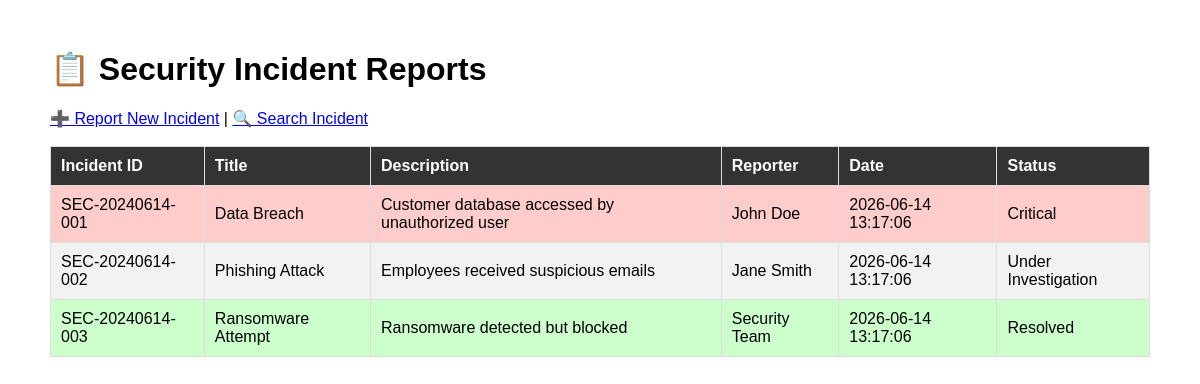
/display.php, run on an earlier commit of the app's database.
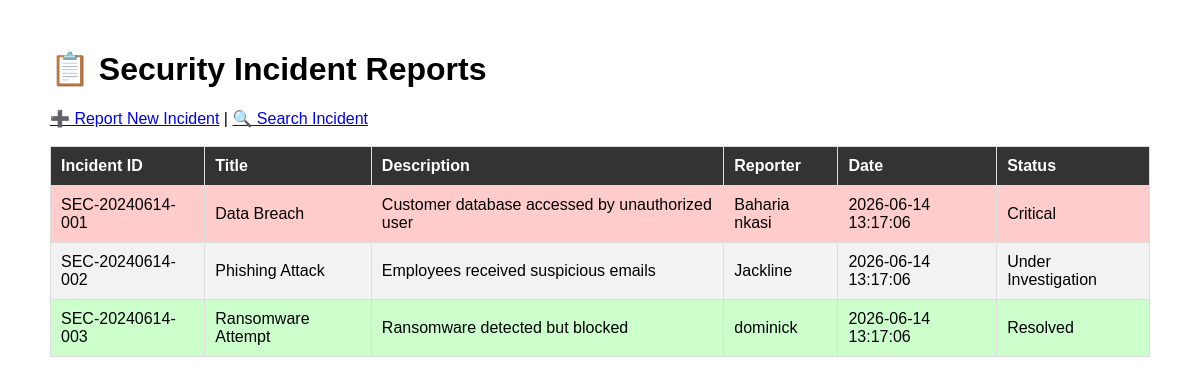
And on a later commit of the database.
### tables this page shows
CREATE TABLE IF NOT EXISTS incidents (
    id INT AUTO_INCREMENT PRIMARY KEY,
    incident_id VARCHAR(50) UNIQUE NOT NULL,
    title VARCHAR(200) NOT NULL,
    description TEXT NOT NULL,
    reporter VARCHAR(100) NOT NULL,
    date_reported DATETIME NOT NULL,
    status ENUM('Under Investigation', 'Critical', 'Resolved', 'Closed') DEFAULT 'Under Investigation'
);

### display.php (the view, shortened to what this page needs)
<?php
$conn = new mysqli('localhost', 'root', '', 'incident_db');
$sql = "SELECT * FROM incidents ORDER BY date_reported DESC";
$result = $conn->query($sql);
?>
<!DOCTYPE html>
<html>
<head>
</head>
<body>
    <h1>📋 Security Incident Reports</h1>
    <a href="register.php">➕ Report New Incident</a> |
    <a href="search.php">🔍 Search Incident</a>
    <br><br>
    <table>
        <thead>
            <tr><th>Incident ID</th><th>Title</th><th>Description</th><th>Reporter</th><th>Date</th><th>Status</th></tr>
        </thead>
        <tbody>
            <?php
            if ($result->num_rows > 0) {
                while($row = $result->fetch_assoc()) {
                    $status_class = "";
                    if ($row['status'] == "Critical") $status_class = "status-critical";
                    elseif ($row['status'] == "Under Investigation") $status_class = "status-investigation";
                    elseif ($row['status'] == "Resolved") $status_class = "status-resolved";
                    echo "<tr class='$status_class'>";
                    echo "<td>" . $row['incident_id'] . "</td>";
                    echo "<td>" . $row['title'] . "</td>";
                    echo "<td>" . $row['description'] . "</td>";
                    echo "<td>" . $row['reporter'] . "</td>";
                    echo "<td>" . $row['date_reported'] . "</td>";
                    echo "<td>" . $row['status'] . "</td>";
                    echo "</tr>";
                }
            } else {
                echo "<tr><td colspan='6'>No incidents reported yet.</td></tr>";
            }
            ?>
        </tbody>
    </table>
</body>
</html>

What changed in the data, as far as the page shows it:
changed incidents "SEC-20240614-001": reporter "John Doe" → "Baharia nkasi"
changed incidents "SEC-20240614-002": reporter "Jane Smith" → "Jackline"
changed incidents "SEC-20240614-003": reporter "Security Team" → "dominick"
